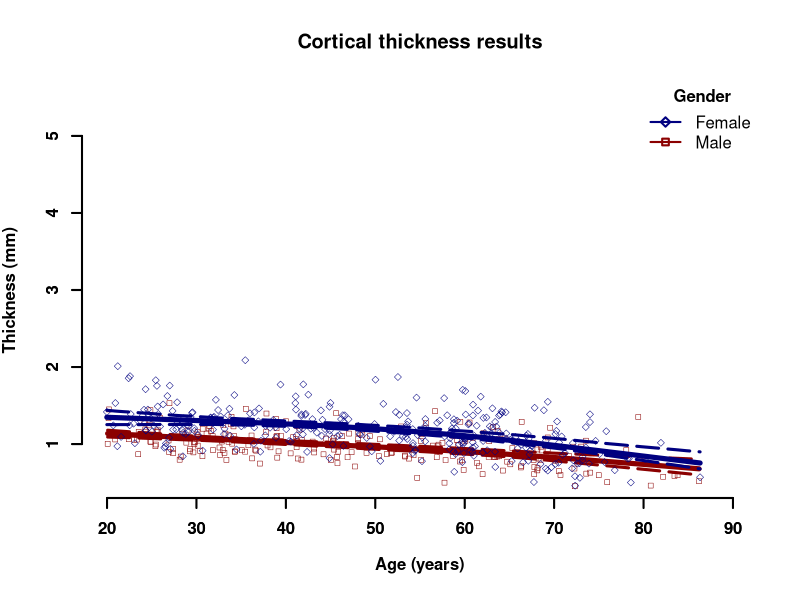
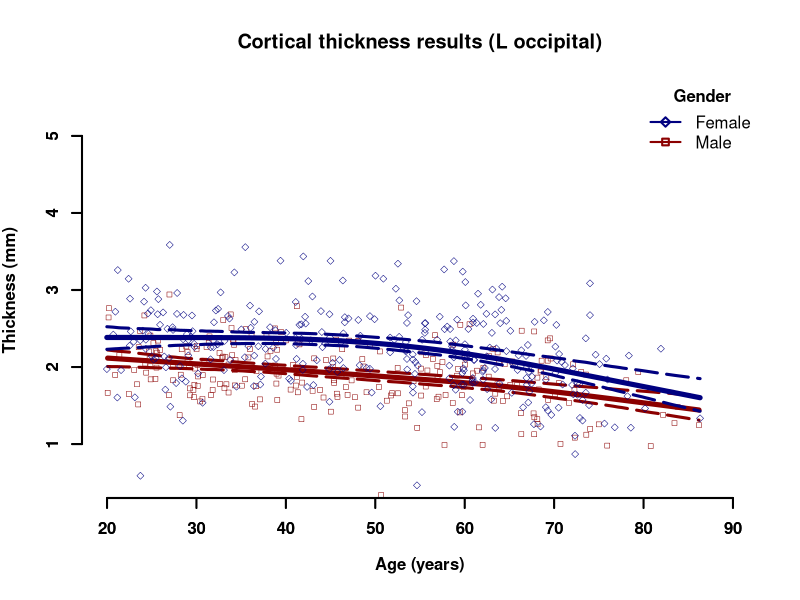
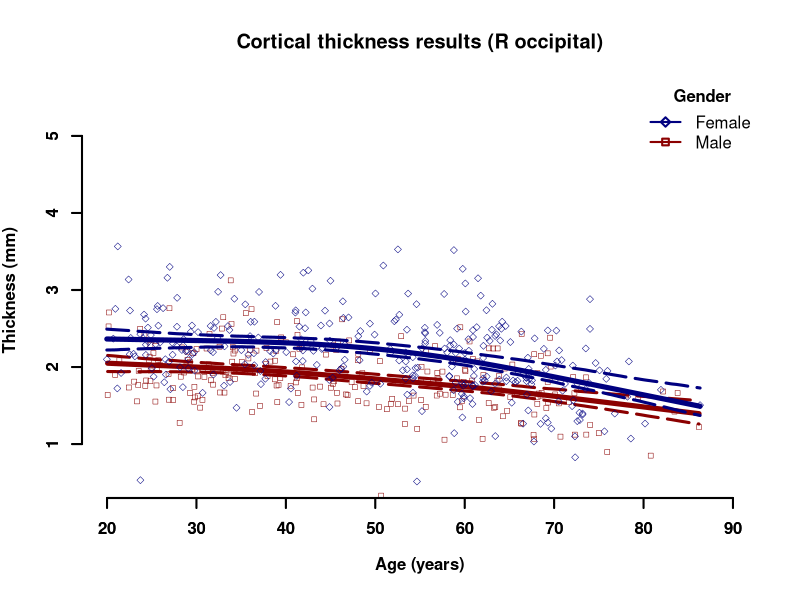
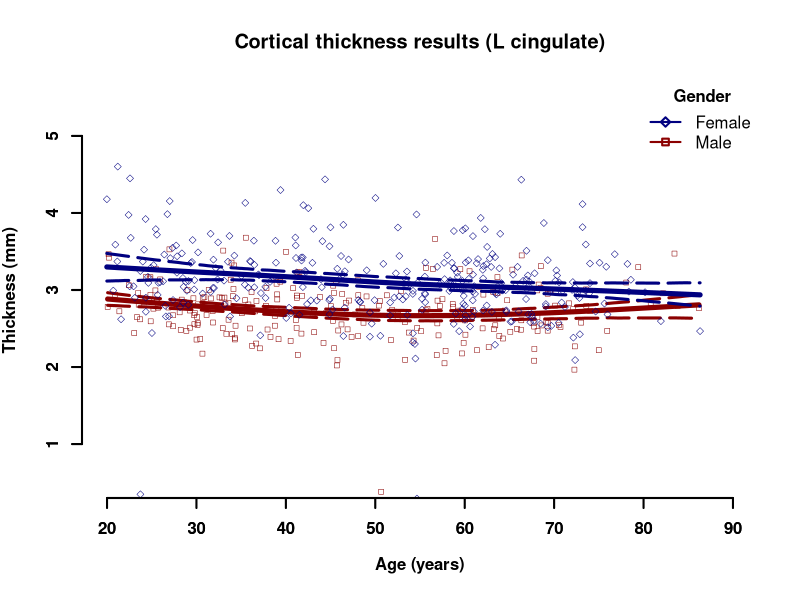
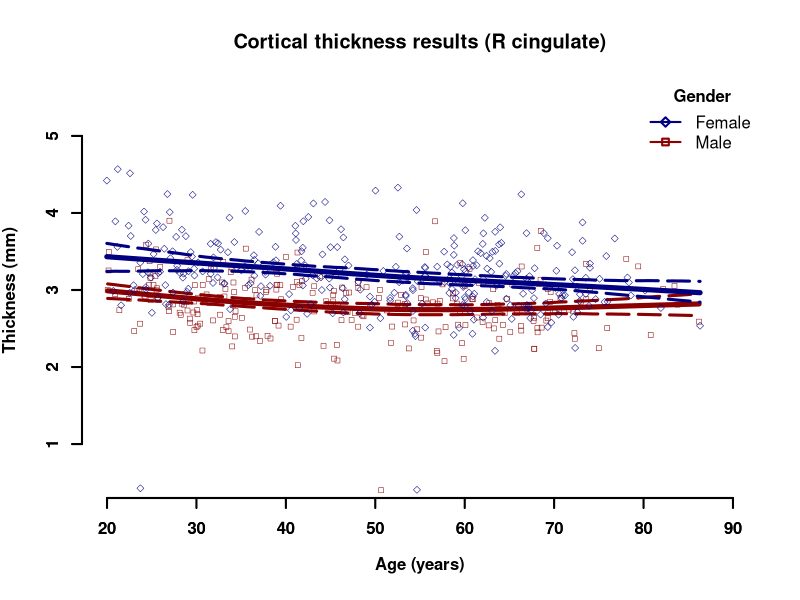
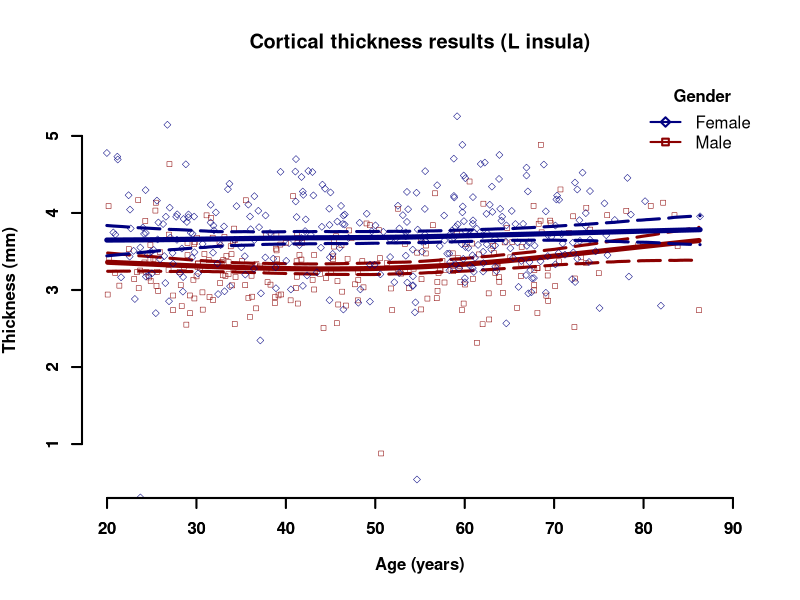
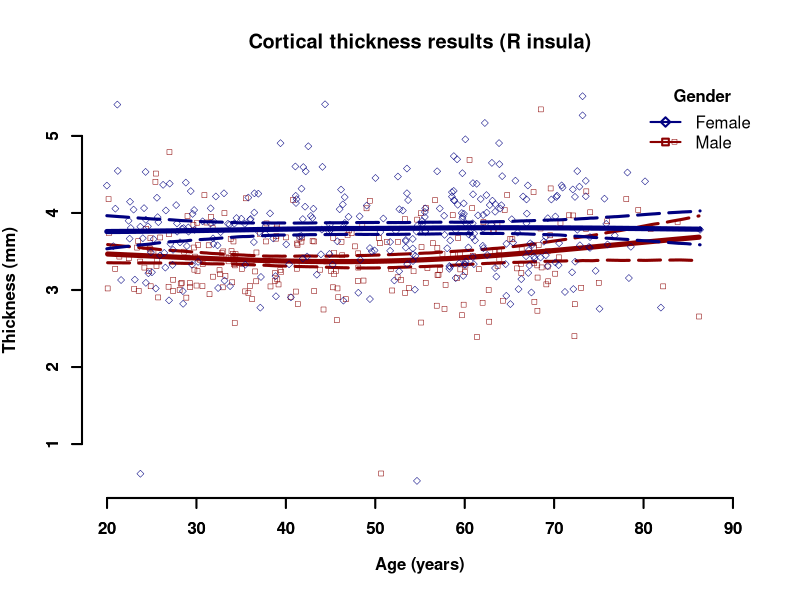
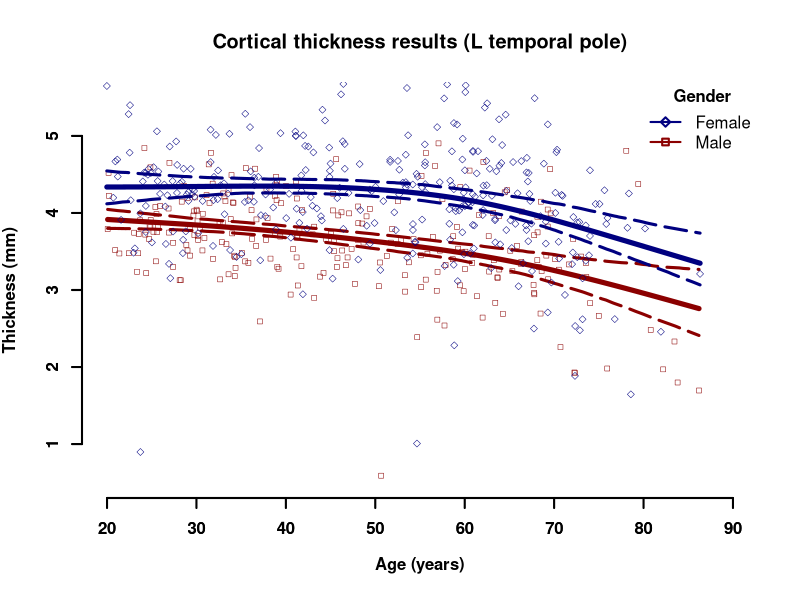

R code for these plots, in order: (Note: a time limit stopped this script after it produced the figures.)
# resampler <- function( sp )
#   {
#   n <- nrow( sp.frame )
#   resample.rows <- sample( 1:n,size = n, replace = TRUE )
#   return( sp.frame[resample.rows,] )
#   }
#
# sp.spline.estimator <- function( x, y, m=300 )
#   {
#   # Fit spline to data, with cross-validation to pick lambda
#   fit <- smooth.spline( x, y, cv = TRUE );
#   # Set up a grid of m evenly-spaced points on which to evaluate the spline
#   eval.grid <- seq( from = min( x ), to = max( x ), length.out = m )
#     # Slightly inefficient to re-define the same grid every time we call this,
#     # but not a big overhead
#   # Do the prediction and return the predicted values
#   return( predict( fit, x = eval.grid)$y )  # We only want the predicted values
#   }
#
# sp.spline.cis <- function( B, alpha, m = 300 ) {
#   spline.main <- sp.spline.estimator( sp.frame, m = m )
#   # Draw B boottrap samples, fit the spline to each
#   spline.boots <- replicate( B, sp.spline.estimator( sp.resampler(), m = m ) )
#     # Result has m rows and B columns
#   cis.lower <- 2 * spline.main - apply( spline.boots, 1, quantile, probs = 1 - 0.5 * alpha )
#   cis.upper <- 2 * spline.main - apply( spline.boots, 1, quantile, probs = 0.5 * alpha )
#   return( list( main.curve = spline.main, lower.ci = cis.lower, upper.ci = cis.upper,
#               x = seq( from = min( sp.today ), to = max( sp.today ), length.out = m ) ) )
# }

calculate.spline <- function( spline.data, m = 300 )
  {
  fit <- smooth.spline( spline.data$x, spline.data$y, df = 3 );
  res <- residuals( fit );
  eval.grid <- seq( min( spline.data$x ), to = max( spline.data$x ), length.out = m );
  return( list( x = eval.grid, y = predict( fit, x = eval.grid )$y, res = res ) );
  }

resampler <- function( spline.data )
  {
  n <- length( spline.data$x );
  resample <- sample( 1:n, size = n, replace = TRUE );

  resampled.data <- list();
  resampled.data$x = spline.data$x[resample];
  resampled.data$y = spline.data$y[resample];

  return( resampled.data );
  }

calculate.spline.intervals <- function( spline.data, alpha, B, m = 300 )
  {
  spline.main <- calculate.spline( spline.data, m );
  spline.boots <- spline.data$y;

  numberofsamples <- length( spline.main$y );

  spline.boots <- matrix( 0, nrow = B, ncol = numberofsamples );

  for( i in seq( 1, B, by = 1 ) )
    {
    resampled.data <- resampler( spline.data );
    resampled.spline.main <- calculate.spline( resampled.data, m );
    for( j in seq( 1, numberofsamples, by = 1 ) )
      {
      spline.boots[i,j] <- resampled.spline.main$y[j];
      }
    }

  q_upper <- rep( 0, numberofsamples );
  q_lower <- rep( 0, numberofsamples );

  for( i in seq( 1, numberofsamples, by = 1 ) )
    {
    q_lower[i] <- as.numeric( quantile( spline.boots[,i], probs = 1 - 0.5 * alpha ) );
    q_upper[i] <- as.numeric( quantile( spline.boots[,i], probs = 0.5 * alpha ) );
    }

  return( list( lower = q_lower, upper = q_upper ) );
  }

male_color = "darkred";
female_color = "navyblue";

label_results <- read.csv( file = "labelresults.csv", header = TRUE );

male_label_results <- subset( label_results, SEX == 1 & AGE > 0 & AGE < 90 );
female_label_results <- subset( label_results, SEX == 2 & AGE > 0 & AGE < 90 );
both_label_results <- rbind( male_label_results, female_label_results );

male_label_results <- male_label_results[order( male_label_results$AGE ),];
female_label_results <- female_label_results[order( female_label_results$AGE ),];
both_label_results <- both_label_results[order( both_label_results$AGE ),];

cortical_labels <- c( "L occipital", "R occipital",
                     "L cingulate", "R cingulate",
                     "L insula",    "R insula",
                     "L temporal pole",   "R temporal pole",
                     "L superior temporal", "R superior temporal",
                     "L infero temporal", "R infero temporal",
                     "L parahippocampal", "R parahippocampal",
                     "L frontal pole",    "R frontal pole",
                     "L superior frontal","R superior frontal",
                     "L middle frontal",  "R middle frontal",
                     "L inferior",        "R inferior",
                     "L orbital frontal", "R orbital frontal",
                     "L precentral",      "R precentral",
                     "L superior parietal", "R superior parietal",
                     "L inferior parietal", "R inferior parietal",
                     "L postcentral",       "R postcentral" );

cortical_results <- read.csv( file = "corticalresults.csv", header = TRUE );

male_cortical_results <- subset( cortical_results, SEX == 1 & AGE > 0  & AGE < 90  & CORTICAL_THICKNESS > 0 );
female_cortical_results <- subset( cortical_results, SEX == 2 & AGE > 0 & AGE < 90 & CORTICAL_THICKNESS > 0  );
both_cortical_results <- rbind( male_cortical_results, female_cortical_results );

male_cortical_results <- male_cortical_results[order( male_cortical_results$AGE ),];
female_cortical_results <- female_cortical_results[order( female_cortical_results$AGE ),];
both_cortical_results <- both_cortical_results[order( both_cortical_results$AGE ),];

pdf( file = "whole_cortex_results.pdf", 8, 6 );

plot( c( 20, 90 ), c( 0.5, 5.5 ), type = "n",
  xlab = expression( paste( bold( "Age (years)" ) ) ),
  ylab = expression( paste( bold( "Thickness (mm)" ) ) ),
  frame.plot = FALSE,  );
title( main = "Cortical thickness results", col.main = "black", font.main = 2 );

male_data <- list();
male_data$x <- male_cortical_results$AGE;
male_data$y <- male_cortical_results$CORTICAL_THICKNESS;
male_data$sampled.spline <- calculate.spline( male_data, 300 );
male_data$int <- calculate.spline.intervals( male_data, 0.05, 1000, 300 );

points( male_data, pch = 22, lwd = 0.5, cex = 0.75, col = male_color );
lines( male_data$sampled.spline, lty=1, col = male_color, lwd = 5 );
lines( male_data$sampled.spline$x, male_data$int$lower, lty=5, col = male_color, lwd = 3 );
lines( male_data$sampled.spline$x, male_data$int$upper, lty=5, col = male_color, lwd = 3 );

female_data <- list();
female_data$x <- female_cortical_results$AGE;
female_data$y <- female_cortical_results$CORTICAL_THICKNESS;
female_data$sampled.spline <- calculate.spline( female_data, 300 );
female_data$int <- calculate.spline.intervals( female_data, 0.05, 1000, 300 );

points( female_data, pch = 23, lwd = 0.5, cex = 0.75, col = female_color );
lines( female_data$sampled.spline, lty=1, col = female_color, lwd = 5 );
lines( female_data$sampled.spline$x, female_data$int$lower, lty=5, col = female_color, lwd = 3 );
lines( female_data$sampled.spline$x, female_data$int$upper, lty=5, col = female_color, lwd = 3 );

legend( "topright", c( "Female", "Male" ),
   col = c( female_color, male_color ),
 pch = c( 23, 22 ),
 title = expression( paste( bold( "Gender" ) ) ),
# box.lwd = 2,
  bty = "n",
  lwd = 2 );
axis( 1, tick = TRUE, lwd = 2, font = 2 );
axis( 2, tick = TRUE, lwd = 2, font = 2 );
dev.off();

both_data <- list()
both_data$x <- both_cortical_results$AGE;
both_data$y <- both_cortical_results$CORTICAL_THICKNESS;
both_data$sampled.spline <- calculate.spline( both_data, 300 );
# both_data$int <- calculate.spline.intervals( both_data, 0.05, 1000, 300 );

# perform hypothesis testing
null.hypothesis.ss <- sum( ( both_data$sampled.spline$res )^2 );
alt.hypothesis.ss <- sum( ( male_data$sampled.spline$res )^2 ) + sum( ( female_data$sampled.spline$res )^2 );
diff.ss = ( null.hypothesis.ss - alt.hypothesis.ss );
rel.diff.ss = ( diff.ss ) / alt.hypothesis.ss;

null.hypothesis.df <- length( both_data$sampled.spline$res ) - 3;
alt.hypothesis.df <- length( male_data$sampled.spline$res ) + length( female_data$sampled.spline$res ) - 2 * 3;
diff.df <- ( null.hypothesis.df - alt.hypothesis.df );
rel.diff.df = ( diff.df ) / alt.hypothesis.df;

fstat <- rel.diff.ss / rel.diff.df;
r <- pf( fstat, diff.df, alt.hypothesis.df );
cat( "Whole cortex p-value: ",  2 * min( r, 1 - r ), "\n", sep = "" );

print( "========================================================" );
print( "           gender differences                           " );
print( "========================================================" );

for( i in seq( 1, 32, by = 1 ) )
  {
  pdf( file = paste( "label", i, "_results.pdf", sep = "" ), 8, 6 );

  plot( c( 20, 90 ), c( 0.5, 5.5 ), type = "n",
    xlab = expression( paste( bold( "Age (years)" ) ) ),
    ylab = expression( paste( bold( "Thickness (mm)" ) ) ),
    frame.plot = FALSE  );
  title( main = paste( "Cortical thickness results (", cortical_labels[i], ")", sep = "" ), col.main = "black", font.main = 2 );

  male_data <- list();
  male_data$x <- male_label_results$AGE;
  male_data$y <- male_label_results[,i+3];
  male_data$sampled.spline <- calculate.spline( male_data, 300 );
  male_data$int <- calculate.spline.intervals( male_data, 0.05, 1000, 300 );

  points( male_data, pch = 22, lwd = 0.5, cex = 0.75, col = male_color );
  lines( male_data$sampled.spline, lty=1, col = male_color, lwd = 5 );
  lines( male_data$sampled.spline$x, male_data$int$lower, lty=5, col = male_color, lwd = 3 );
  lines( male_data$sampled.spline$x, male_data$int$upper, lty=5, col = male_color, lwd = 3 );

  female_data <- list();
  female_data$x <- female_label_results$AGE;
  female_data$y <- female_label_results[,i+3];
  female_data$sampled.spline <- calculate.spline( female_data, 300 );
  female_data$int <- calculate.spline.intervals( female_data, 0.05, 1000, 300 );

  points( female_data, pch = 23, lwd = 0.5, cex = 0.75, col = female_color );
  lines( female_data$sampled.spline, lty=1, col = female_color, lwd = 5 );
  lines( female_data$sampled.spline$x, female_data$int$lower, lty=5, col = female_color, lwd = 3 );
  lines( female_data$sampled.spline$x, female_data$int$upper, lty=5, col = female_color, lwd = 3 );

  legend( "topright", c( "Female", "Male" ),
     col = c( female_color, male_color ),
   pch = c( 23, 22 ),
   title = expression( paste( bold( "Gender" ) ) ),
  # box.lwd = 2,
    bty = "n",
    lwd = 2 );
  axis( 1, tick = TRUE, lwd = 2, font = 2 );
  axis( 2, tick = TRUE, lwd = 2, font = 2 );
#
  dev.off();

  # hypothesis testing

#   both_data <- list()
#   both_data$x <- both_label_results$AGE;
#   both_data$y <- both_label_results[,i+3];
#   both_data$sampled.spline <- calculate.spline( both_data, 300 );
#   # both_data$int <- calculate.spline.intervals( both_data, 0.05, 1000, 300 );
#
#   # perform hypothesis testing
#   null.hypothesis.ss <- sum( ( both_data$sampled.spline$res )^2 );
#   alt.hypothesis.ss <- sum( ( male_data$sampled.spline$res )^2 ) + sum( ( female_data$sampled.spline$res )^2 );
#   diff.ss = ( null.hypothesis.ss - alt.hypothesis.ss );
#   rel.diff.ss = ( diff.ss ) / alt.hypothesis.ss;
#
#   null.hypothesis.df <- length( both_data$sampled.spline$res ) - 3;
#   alt.hypothesis.df <- length( male_data$sampled.spline$res ) + length( female_data$sampled.spline$res ) - 2 * 3;
#   diff.df <- ( null.hypothesis.df - alt.hypothesis.df );
#   rel.diff.df = ( diff.df ) / alt.hypothesis.df;
#
#   fstat <- rel.diff.ss / rel.diff.df;
#   r <- pf( fstat, diff.df, alt.hypothesis.df );
#   cat( cortical_labels[i], " p-value: ",  2 * min( r, 1 - r ), "\n", sep = "" );

  male.20To40 <- male_data$y[male_data$x >= 20 & male_data$x <= 40];
  male.40To60 <- male_data$y[male_data$x >= 40 & male_data$x <= 60];
  male.60plus <- male_data$y[male_data$x >= 60];

  male.20To40.mean <- mean( male.20To40 );
  male.20To40.sd <- sd( male.20To40 );
  male.40To60.mean <- mean( male.40To60 );
  male.40To60.sd <- sd( male.40To60 );
  male.60plus.mean <- mean( male.60plus );
  male.60plus.sd <- sd( male.60plus );

  female.20To40 <- female_data$y[female_data$x >= 20 & female_data$x <= 40];
  female.40To60 <- female_data$y[female_data$x >= 40 & female_data$x <= 60];
  female.60plus <- female_data$y[female_data$x >= 60];

  female.20To40.mean <- mean( female.20To40 );
  female.20To40.sd <- sd( female.20To40 );
  female.40To60.mean <- mean( female.40To60 );
  female.40To60.sd <- sd( female.40To60 );
  female.60plus.mean <- mean( female.60plus );
  female.60plus.sd <- sd( female.60plus );

  cat( cortical_labels[i], " & ",
    female.20To40.mean, ' \\pm ', 1.96 * female.20To40.sd, " & ",
    male.20To40.mean, ' \\pm ', 1.96 * male.20To40.sd, " & ",
    female.40To60.mean, ' \\pm ', 1.96 * female.40To60.sd, " & ",
    male.40To60.mean, ' \\pm ', 1.96 * male.40To60.sd, " & ",
    female.60plus.mean, ' \\pm ', 1.96 * female.60plus.sd, " & ",
    male.60plus.mean, ' \\pm ', 1.96 * male.60plus.sd, " \\\\",
    "\n", sep = "" );

  }

print( "========================================================" );
print( "           male hemispherical differences               " );
print( "========================================================" );

for( i in seq( 1, 32, by = 2 ) )
  {
  left_data <- list();
  left_data$x <- male_label_results$AGE;
  left_data$y <- male_label_results[,i+3];
  left_data$sampled.spline <- calculate.spline( left_data, 300 );
#   left_data$int <- calculate.spline.intervals( left_data, 0.05, 1000, 300 );

  right_data <- list();
  right_data$x <- male_label_results$AGE;
  right_data$y <- male_label_results[,i+1+3];
  right_data$sampled.spline <- calculate.spline( right_data, 300 );
#   right_data$int <- calculate.spline.intervals( right_data, 0.05, 1000, 300 );

  both_data <- list();
  both_data$x <- c( left_data$x, right_data$x );
  both_data$y <- c( left_data$y, right_data$y );
  both_data <- both_data[order( both_data$x )];

  both_data$sampled.spline <- calculate.spline( both_data, 300 );
  # both_data$int <- calculate.spline.intervals( both_data, 0.05, 1000, 300 );

  # perform hypothesis testing
  null.hypothesis.ss <- sum( ( both_data$sampled.spline$res )^2 );
  alt.hypothesis.ss <- sum( ( left_data$sampled.spline$res )^2 ) + sum( ( right_data$sampled.spline$res )^2 );
  diff.ss = ( null.hypothesis.ss - alt.hypothesis.ss );
  rel.diff.ss = ( diff.ss ) / alt.hypothesis.ss;

  null.hypothesis.df <- length( both_data$sampled.spline$res ) - 3;
  alt.hypothesis.df <- length( left_data$sampled.spline$res ) + length( right_data$sampled.spline$res ) - 2 * 3;
  diff.df <- ( null.hypothesis.df - alt.hypothesis.df );
  rel.diff.df = ( diff.df ) / alt.hypothesis.df;

  fstat <- rel.diff.ss / rel.diff.df;
  r <- pf( fstat, diff.df, alt.hypothesis.df );
  cat( cortical_labels[i], " p-value: ",  2 * min( r, 1 - r ), "\n", sep = "" );
  }


print( "========================================================" );
print( "         female hemispherical differences               " );
print( "========================================================" );

for( i in seq( 1, 32, by = 2 ) )
  {
  left_data <- list();
  left_data$x <- female_label_results$AGE;
  left_data$y <- female_label_results[,i+3];
  left_data$sampled.spline <- calculate.spline( left_data, 300 );
#   left_data$int <- calculate.spline.intervals( left_data, 0.05, 1000, 300 );

  right_data <- list();
  right_data$x <- female_label_results$AGE;
  right_data$y <- female_label_results[,i+1+3];
  right_data$sampled.spline <- calculate.spline( right_data, 300 );
#   right_data$int <- calculate.spline.intervals( right_data, 0.05, 1000, 300 );

#   both_data <- list();
#   both_data$x <- c( left_data$x, right_data$x );
#   both_data$y <- c( left_data$y, right_data$y );
#   both_data <- both_data[order( both_data$x )];
#
#   both_data$sampled.spline <- calculate.spline( both_data, 300 );
#   # both_data$int <- calculate.spline.intervals( both_data, 0.05, 1000, 300 );
#
#   # perform hypothesis testing
#   null.hypothesis.ss <- sum( ( both_data$sampled.spline$res )^2 );
#   alt.hypothesis.ss <- sum( ( left_data$sampled.spline$res )^2 ) + sum( ( right_data$sampled.spline$res )^2 );
#   diff.ss = ( null.hypothesis.ss - alt.hypothesis.ss );
#   rel.diff.ss = ( diff.ss ) / alt.hypothesis.ss;
#
#   null.hypothesis.df <- length( both_data$sampled.spline$res ) - 3;
#   alt.hypothesis.df <- length( left_data$sampled.spline$res ) + length( right_data$sampled.spline$res ) - 2 * 3;
#   diff.df <- ( null.hypothesis.df - alt.hypothesis.df );
#   rel.diff.df = ( diff.df ) / alt.hypothesis.df;
#
#   fstat <- rel.diff.ss / rel.diff.df;
#   r <- pf( fstat, diff.df, alt.hypothesis.df );
#   cat( cortical_labels[i], " p-value: ",  2 * min( r, 1 - r ), "\n", sep = "" );

  tt <- t.test( left_data$y, right_data$y, paired = TRUE, alternative = "two.sided", var.equal = false );
  cat( cortical_labels[i], " p-value: ", tt$p.value, "\n", sep = "" );
  }
